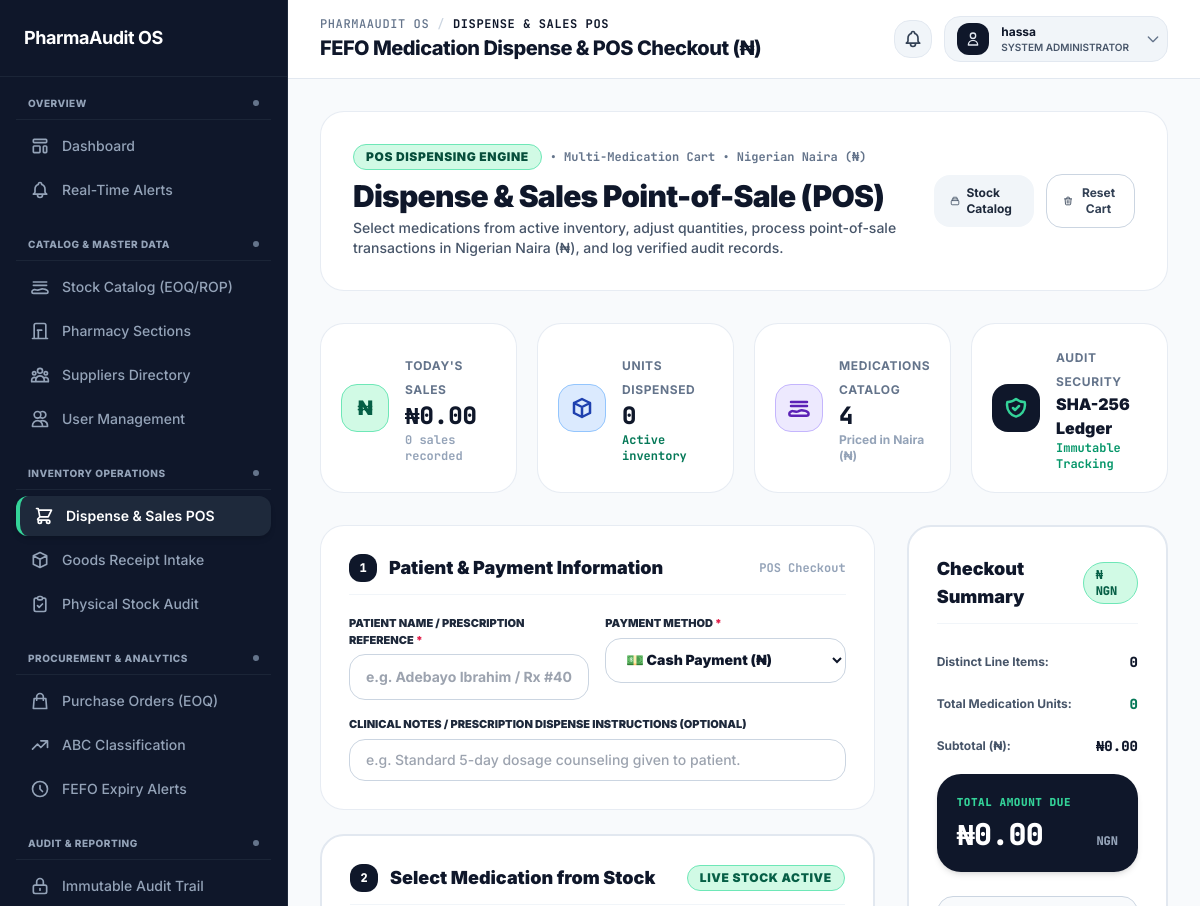
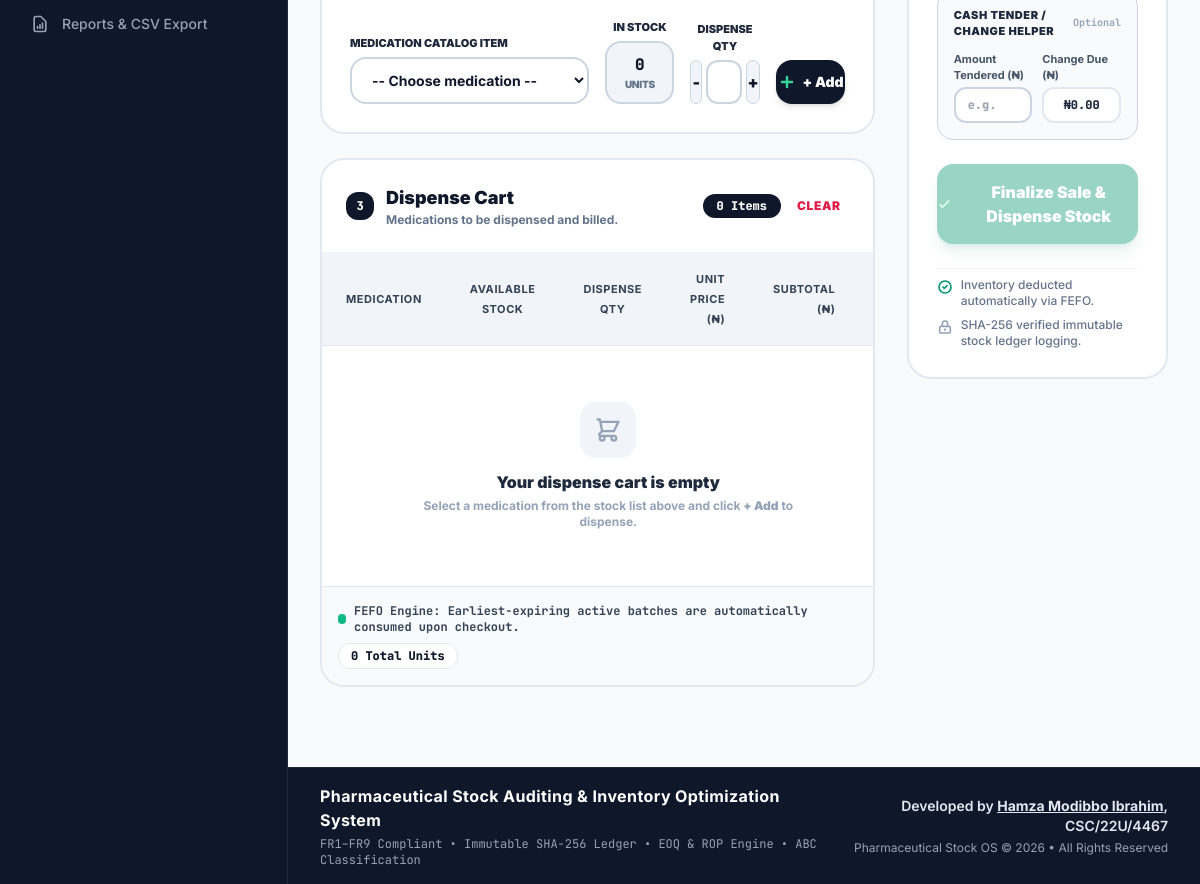
/dispense/ (signed in), run on an earlier commit of the app's database (2 pictures, top to bottom).
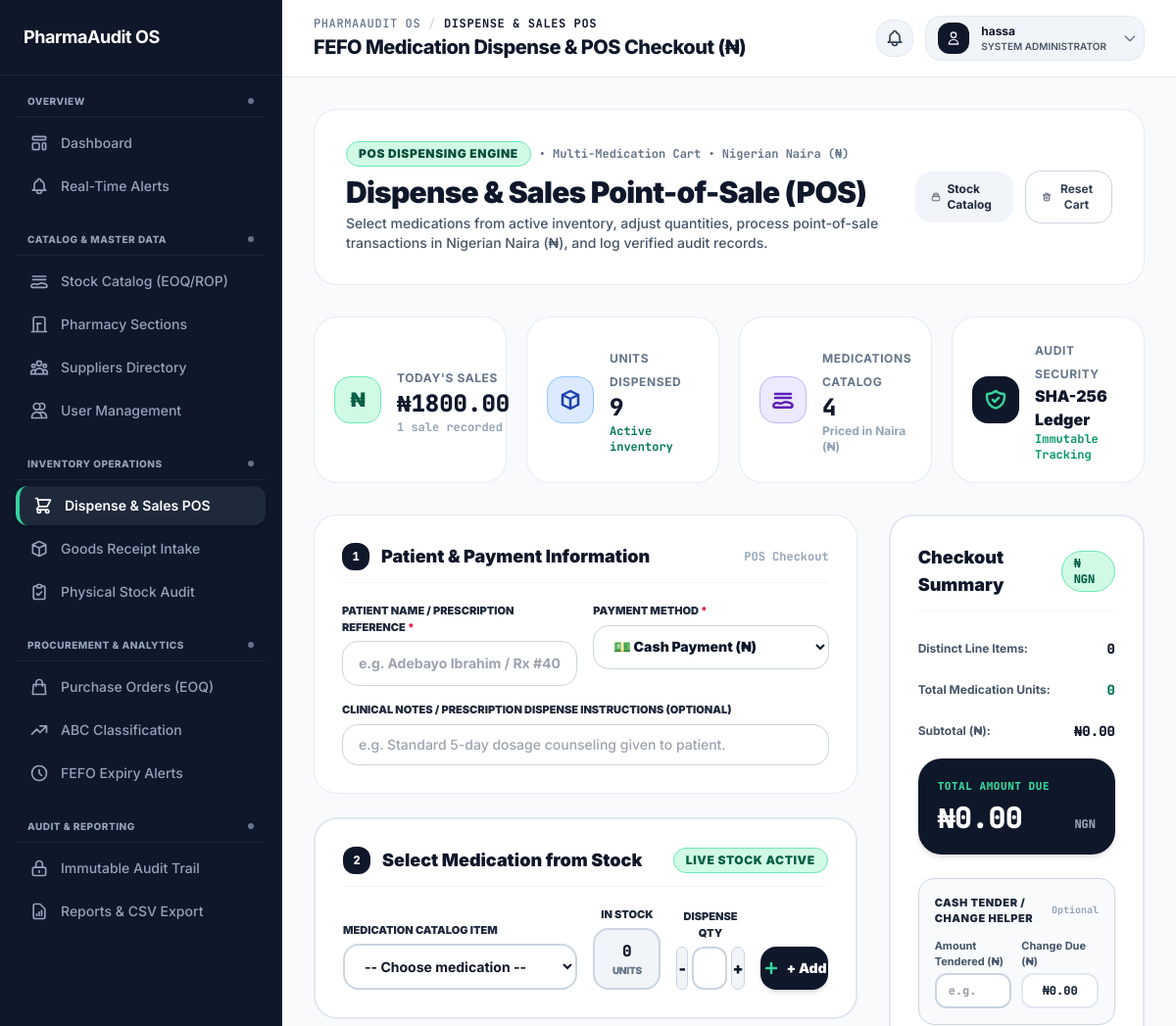
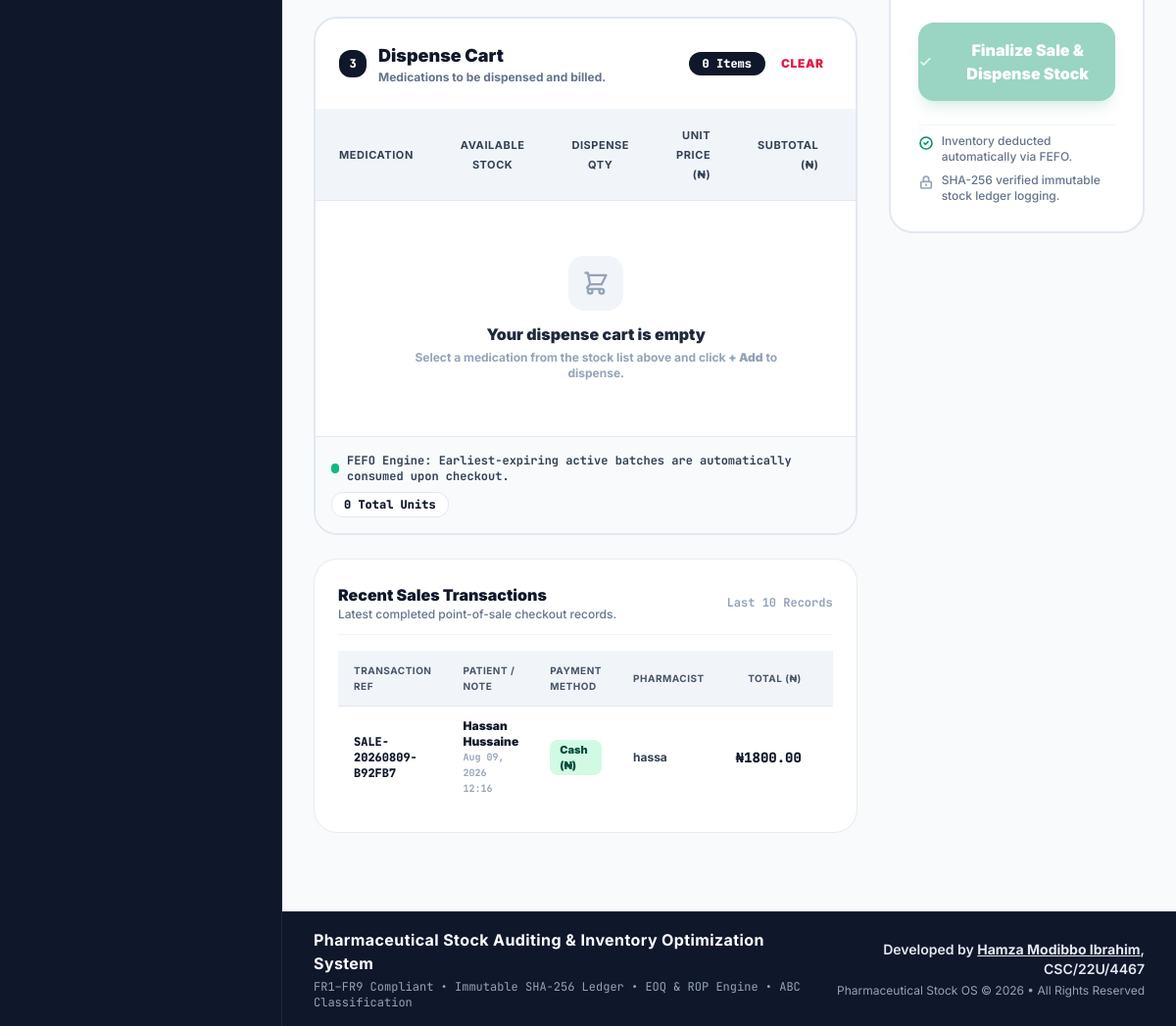
And on a later commit of the database (2 pictures, top to bottom).
### app/models.py (models this page shows, shortened)
class SalesTransaction(models.Model):
    PAYMENT_METHODS = (
        ('CASH', 'Cash (₦)'),
        ('POS_CARD', 'POS / Debit Card (₦)'),
        ('TRANSFER', 'Bank Transfer (₦)'),
        ('INSURANCE', 'Health Insurance / HMO'),
    )
    transaction_ref = models.CharField(max_length=50, unique=True, editable=False)
    pharmacist = models.ForeignKey(CustomUser, on_delete=models.SET_NULL, null=True, blank=True)
    total_amount_naira = models.DecimalField(max_digits=12, decimal_places=2, default=0.00)
    payment_method = models.CharField(max_length=20, choices=PAYMENT_METHODS, default='CASH')
    patient_info = models.CharField(max_length=255, blank=True, help_text="Patient name or prescription reference")
    notes = models.TextField(blank=True)
    created_at = models.DateTimeField(auto_now_add=True)
    updated_at = models.DateTimeField(auto_now=True)
    class Meta:
        ordering = ['-created_at']

class CustomUser(AbstractUser):
    ROLE_CHOICES = (
        ('ADMIN', 'System Administrator'),
        ('PHARMACIST', 'Pharmacist'),
        ('MANAGER', 'Inventory Manager'),
    )
    username = None
    email = models.EmailField('email address', unique=True)
    first_name = models.CharField(max_length=150, blank=True)
    last_name = models.CharField(max_length=150, blank=True)
    role = models.CharField(max_length=20, choices=ROLE_CHOICES, default='PHARMACIST')
    USERNAME_FIELD = 'email'
    REQUIRED_FIELDS = []
    objects = CustomUserManager()
    @property
    def is_admin(self):
        return self.role == 'ADMIN' or self.is_superuser

### app/views.py (the view)
# urls.py: path('dispense/', views.fefo_dispense_view, name='fefo_dispense'),
@login_required
def fefo_dispense_view(request):
    ensure_master_defaults()
    today = timezone.now().date()
    medications = Medication.objects.all().select_related('section', 'supplier').prefetch_related('batches').order_by('name')
    catalog = {}
    for med in medications:
        active_batches = med.batches.filter(quantity__gt=0, expiry_date__gt=today).order_by('expiry_date')
        batches_list = [{
            'id': b.id,
            'batch_number': b.batch_number,
            'quantity': b.quantity,
            'expiry_date': b.expiry_date.strftime('%Y-%m-%d'),
            'days_to_expiry': b.days_to_expiry,
        } for b in active_batches]
        catalog[str(med.id)] = {
            'id': med.id,
            'name': med.name,
            'sku': med.sku,
            'unit': med.unit,
            'section': med.section.name if med.section else 'General',
            'supplier': med.supplier.name if med.supplier else 'N/A',
            'unit_cost': float(med.unit_cost),
            'selling_price': float(med.selling_price_per_unit),
            'non_expired_stock': med.non_expired_stock,
            'reorder_point': med.reorder_point,
            'min_level': med.min_level,
            'batches': batches_list,
        }
    today_start = timezone.now().replace(hour=0, minute=0, second=0, microsecond=0)
    today_sales_qs = SalesTransaction.objects.filter(created_at__gte=today_start)
    today_sales_total = today_sales_qs.aggregate(Sum('total_amount_naira'))['total_amount_naira__sum'] or 0.00
    today_tx_count = today_sales_qs.count()
    today_units_total = SalesTransactionItem.objects.filter(sales_transaction__created_at__gte=today_start).aggregate(Sum('quantity_sold'))['quantity_sold__sum'] or 0
    recent_sales = SalesTransaction.objects.all().prefetch_related('items__medication', 'pharmacist').order_by('-created_at')[:15]
    context = {
        'medications': medications,
        'catalog_json': json.dumps(catalog),
        'today_sales_total': float(today_sales_total),
        'today_tx_count': today_tx_count,
        'today_units_total': today_units_total,
        'recent_sales': recent_sales,
        'payment_methods': SalesTransaction.PAYMENT_METHODS,
        'selected_med_id': request.GET.get('medication', '')
    }
    return render(request, 'inventory/fefo_dispense.html', context)

### app/models.py (called while the page is built)
    @property
    def reorder_point(self):
        return (self.daily_consumption * self.lead_time_days) + self.safety_stock

    @property
    def min_level(self):
        return self.safety_stock

    @property
    def non_expired_stock(self):
        today = timezone.now().date()
        total = self.batches.filter(quantity__gt=0, expiry_date__gt=today).aggregate(models.Sum('quantity'))['quantity__sum']
        return total or 0

    @property
    def days_to_expiry(self):
        delta = self.expiry_date - timezone.now().date()
        return delta.days

### app/templates/inventory/fefo_dispense.html (shortened to what the changed rows need)
{% extends 'base.html' %}
{% block main_content %}
<div class="max-w-7xl mx-auto space-y-8 animate-fade-in">
    <div class="flex flex-col lg:flex-row lg:items-center justify-between gap-4 bg-white border border-slate-200/80 p-6 sm:p-8 rounded-3xl shadow-xs">
        <div>
            <h1 class="text-2xl sm:text-3xl font-black tracking-tight text-slate-900">Dispense & Sales Point-of-Sale (POS)</h1>
        </div>
    </div>
    <div class="grid grid-cols-1 sm:grid-cols-2 lg:grid-cols-4 gap-5">
        <div class="bg-white border border-slate-200/80 rounded-3xl p-5 shadow-xs flex items-center space-x-4">
            <div>
                <span class="text-xs font-bold text-slate-500 uppercase tracking-wider">Today's Sales</span>
                <h4 class="text-2xl font-black text-slate-900 font-mono">₦{{ today_sales_total|floatformat:2 }}</h4>
                <p class="text-xs font-bold text-slate-400 font-mono">{{ today_tx_count }} sale{{ today_tx_count|pluralize }} recorded</p>
            </div>
        </div>
        <div class="bg-white border border-slate-200/80 rounded-3xl p-5 shadow-xs flex items-center space-x-4">
            <div>
                <span class="text-xs font-bold text-slate-500 uppercase tracking-wider">Units Dispensed</span>
                <h4 class="text-2xl font-black text-slate-900 font-mono">{{ today_units_total }}</h4>
                <p class="text-xs font-bold text-emerald-700 font-mono">Active inventory</p>
            </div>
        </div>
    </div>
    <div class="grid grid-cols-1 lg:grid-cols-12 gap-8 items-start">
        <div class="lg:col-span-8 space-y-6">
            <div class="bg-white border-2 border-slate-200 rounded-3xl shadow-xs overflow-hidden">
                <div class="overflow-x-auto">
                    <table class="w-full text-left text-sm">
                        <thead class="bg-slate-100 text-slate-700 font-black uppercase text-[11px] tracking-wider border-b border-slate-200">
                            <tr>
                                <th class="px-6 py-4">Medication</th>
                                <th class="px-6 py-4 text-center w-32">Available Stock</th>
                                <th class="px-6 py-4 w-36 text-center">Dispense Qty</th>
                                <th class="px-6 py-4 w-32 text-right">Unit Price (₦)</th>
                                <th class="px-6 py-4 text-right w-36">Subtotal (₦)</th>
                                <th class="px-4 py-4 text-center w-12">&nbsp;</th>
                            </tr>
                        </thead>
                    </table>
                </div>
            </div>
            {% if recent_sales %}
            <div class="bg-white border border-slate-200/80 rounded-3xl p-6 shadow-xs space-y-4">
                <div class="flex items-center justify-between border-b border-slate-100 pb-3">
                    <div>
                        <h3 class="font-black text-slate-900 text-base">Recent Sales Transactions</h3>
                        <p class="text-xs font-medium text-slate-500">Latest completed point-of-sale checkout records.</p>
                    </div>
                    <span class="text-xs font-mono font-bold text-slate-400">Last 10 Records</span>
                </div>
                <div class="overflow-x-auto">
                    <table class="w-full text-left text-xs">
                        <thead class="bg-slate-100 text-slate-600 font-black uppercase tracking-wider text-[10px] border-b border-slate-200">
                            <tr>
                                <th class="px-4 py-3">Transaction Ref</th>
                                <th class="px-4 py-3">Patient / Note</th>
                                <th class="px-4 py-3">Payment Method</th>
                                <th class="px-4 py-3">Pharmacist</th>
                                <th class="px-4 py-3 text-right">Total (₦)</th>
                                <th class="px-4 py-3 text-center">Receipt</th>
                            </tr>
                        </thead>
                        <tbody class="divide-y divide-slate-100 text-slate-700">
                            {% for sale in recent_sales %}
                            <tr class="hover:bg-slate-50/80 transition">
                                <td class="px-4 py-3 font-mono font-black text-slate-900">
                                    {{ sale.transaction_ref }}
                                </td>
                                <td class="px-4 py-3">
                                    <span class="font-black text-slate-900">{{ sale.patient_info|default:"Walk-in Patient" }}</span>
                                    <p class="text-[10px] font-bold text-slate-400 font-mono">{{ sale.created_at|date:"M d, Y H:i" }}</p>
                                </td>
                                <td class="px-4 py-3">
                                    <span class="inline-flex items-center px-2.5 py-0.5 rounded-lg font-black text-[11px] {% if sale.payment_method == 'CASH' %}bg-emerald-100 text-emerald-900{% elif sale.payment_method == 'POS_CARD' or sale.payment_method == 'POS' %}bg-blue-100 text-blue-900{% elif sale.payment_method == 'TRANSFER' %}bg-violet-100 text-violet-900{% else %}bg-amber-100 text-amber-900{% endif %}">
                                        {{ sale.get_payment_method_display }}
                                    </span>
                                </td>
                                <td class="px-4 py-3 font-bold text-slate-700">
                                    {{ sale.pharmacist.first_name|default:sale.pharmacist.email }}
                                </td>
                                <td class="px-4 py-3 text-right font-mono font-black text-slate-900 text-sm">
                                    ₦{{ sale.total_amount_naira|floatformat:2 }}
                                </td>
                                <td class="px-4 py-3 text-center">
                                </td>
                            </tr>
                            {% endfor %}
                        </tbody>
                    </table>
                </div>
            </div>
            {% endif %}
        </div>
    </div>
</div>
{% endblock %}

What changed in the data, as far as the page shows it:
added SalesTransaction: transaction_ref "SALE-20260809-B92FB7", patient_info "Hassan Hussaine", created_at "Aug 09, 2026 12:16", payment_method "Cash (₦)", pharmacist.first_name "hassa", total_amount_naira "1800.00"
Also different on the page:
{{ today_sales_total|floatformat:2 }}: "0.00" → "1800.00"
{{ today_tx_count }}: "0" → "1"
{{ today_units_total }}: "0" → "9"
text now shown: "Recent Sales Transactions Latest completed point-of-sale checkout records. Last 10 Records TRANSACTION REF PATIENT / NOTE PAYMENT METHOD PHARMACIST TOTAL (₦)"
